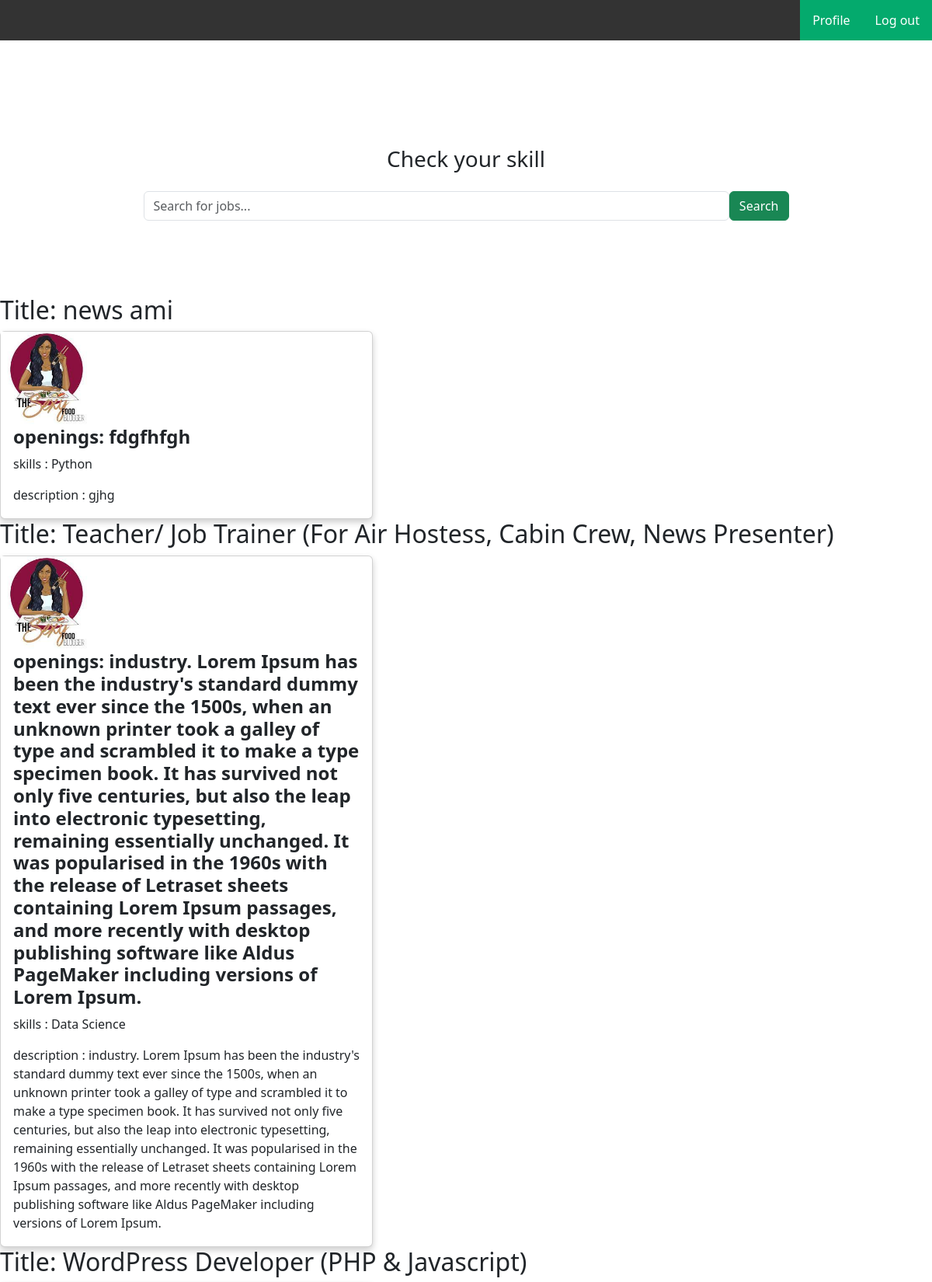
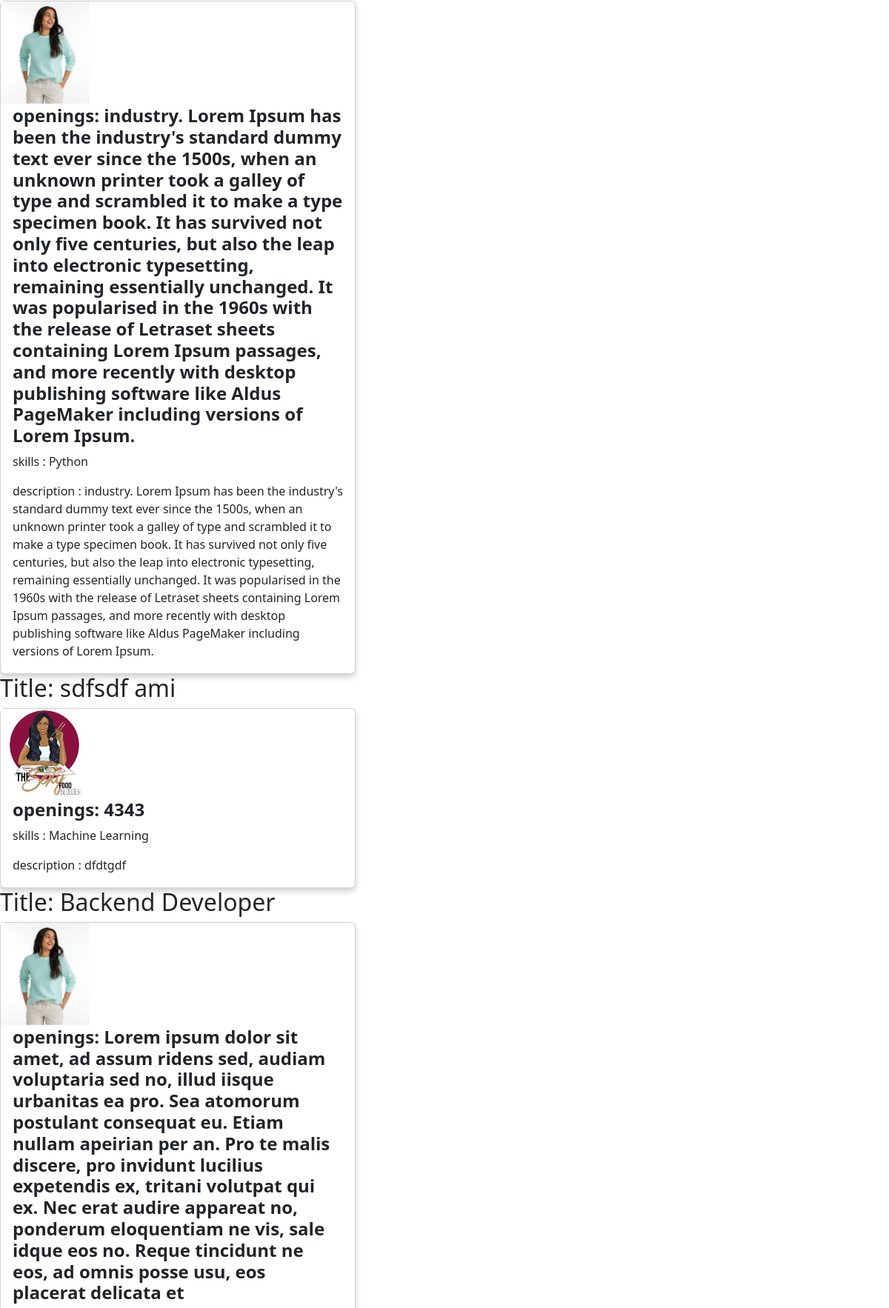
Screenshot of /jobFeed/ (upper part) with the database file from the repository (2 pictures, top to bottom).
### myApp/models.py (models this page shows, shortened)
class JobModel(models.Model):
    SKILLS=[
        ('Python','Python'),
        ('Java','Java'),
        ('C++','C++'),
        ('Data Science','Data Science'),
        ('Machine Learning','Machine Learning'),
    ]
    user = models.ForeignKey(customUser, on_delete=models.CASCADE)
    title = models.CharField(max_length=200)
    openings = models.TextField()
    category = models.CharField(max_length=100)
    description = models.TextField()
    vancancy = models.CharField(max_length=100)
    skills=models.CharField(max_length=100,choices=SKILLS,null=True)
    job_Pic=models.ImageField(upload_to='Media/Profile_Pic',null=True)

### myProject/views.py (the view)
# urls.py: path("jobFeed/", jobFeed, name="jobFeed"),
def jobFeed(request):
    jobs=JobModel.objects.all()
    context={
        'jobs':jobs,
    }
    return render(request,"jobFeed.html",context)

### Template/jobfeed.html (shortened to what this page needs)
{% extends 'base.html' %}
{% block body %}
<!DOCTYPE html>
<html>
<head>
<link href="https://cdn.jsdelivr.net/npm/bootstrap@5.3.3/dist/css/bootstrap.min.css" rel="stylesheet">
<link rel="stylesheet" href="https://cdnjs.cloudflare.com/ajax/libs/font-awesome/6.6.0/css/all.min.css"  />
</head>
<body>
  <br>
	<section id="seo-section" class="py-4 py-lg-5">
		<section class="container py-4 py-lg-5 text-center">
			<h3 class="mb-4">Check your skill</h3>
			<form action=" {% url 'searchJob' %} " method="GET">
				<div class="w-75 mx-auto d-flex seo-search-box">
          <input type="text" class="form-control" name="query" placeholder="Search for jobs..." id="search-input">
					<button class="btn btn-success" id="search-button">Search</button>
				</div>
			</form>
		</section>
	</section>
{% for i in jobs %}
<h2>Title: {{i.title}}</h2>
<div class="card">
  <img src="/{{i.job_Pic}}" alt="Avatar" style="width:25%">
  <div class="container">
    <h4><b>openings: {{i.openings}}</b></h4>
    <p>skills : {{i.skills}}</p>
    <p>description : {{i.description}}</p>
  </div>
</div>
{% endfor %}
</body>
</html>
{% endblock body %}

### Template/jobfeed.html (style rules this page uses)
.card { box-shadow: 0 4px 8px 0 rgba(0,0,0,0.2); transition: 0.3s; width: 40%; }
.container { padding: 2px 16px; }

### rows the page displays
JobModel: title "news ami", job_Pic (picture), openings "fdgfhfgh", skills "Python", description "gjhg"
JobModel: title "Teacher/ Job Trainer (For Air Hostess, Cabin Crew, News Presenter)", job_Pic (picture), openings "industry. Lorem Ipsum has been the industry's standard dummy text ever since the 1500s, when an unknown printer took a galley of type and scrambled it to make a type specimen book. It has survived not only five centuries, but also the leap into electronic typesetting, remaining essentially unchanged. It was popularised in the 1960s with the release of Letraset sheets containing Lorem Ipsum passages, and more recently with desktop publishing software like Aldus PageMaker including versions of Lorem Ipsum.", skills "Data Science", description "industry. Lorem Ipsum has been the industry's standard dummy text ever since the 1500s, when an unknown printer took a galley of type and scrambled it to make a type specimen book. It has survived not only five centuries, but also the leap into electronic typesetting, remaining essentially unchanged. It was popularised in the 1960s with the release of Letraset sheets containing Lorem Ipsum passages, and more recently with desktop publishing software like Aldus PageMaker including versions of Lorem Ipsum."
JobModel: title "WordPress Developer (PHP & Javascript)", job_Pic (picture), openings "industry. Lorem Ipsum has been the industry's standard dummy text ever since the 1500s, when an unknown printer took a galley of type and scrambled it to make a type specimen book. It has survived not only five centuries, but also the leap into electronic typesetting, remaining essentially unchanged. It was popularised in the 1960s with the release of Letraset sheets containing Lorem Ipsum passages, and more recently with desktop publishing software like Aldus PageMaker including versions of Lorem Ipsum.", skills "Python", description "industry. Lorem Ipsum has been the industry's standard dummy text ever since the 1500s, when an unknown printer took a galley of type and scrambled it to make a type specimen book. It has survived not only five centuries, but also the leap into electronic typesetting, remaining essentially unchanged. It was popularised in the 1960s with the release of Letraset sheets containing Lorem Ipsum passages, and more recently with desktop publishing software like Aldus PageMaker including versions of Lorem Ipsum."
JobModel: title "sdfsdf ami", job_Pic (picture), openings "4343", skills "Machine Learning", description "dfdtgdf"
JobModel: title "Backend Developer", job_Pic (picture), openings "Lorem ipsum dolor sit amet, ad assum ridens sed, audiam voluptaria sed no, illud iisque urbanitas ea pro. Sea atomorum postulant consequat eu. Etiam nullam apeirian per an. Pro te malis discere, pro invidunt lucilius expetendis ex, tritani volutpat qui ex. Nec erat audire appareat no, ponderum eloquentiam ne vis, sale idque eos no. Reque tincidunt ne eos, ad omnis posse usu, eos placerat delicata et"
